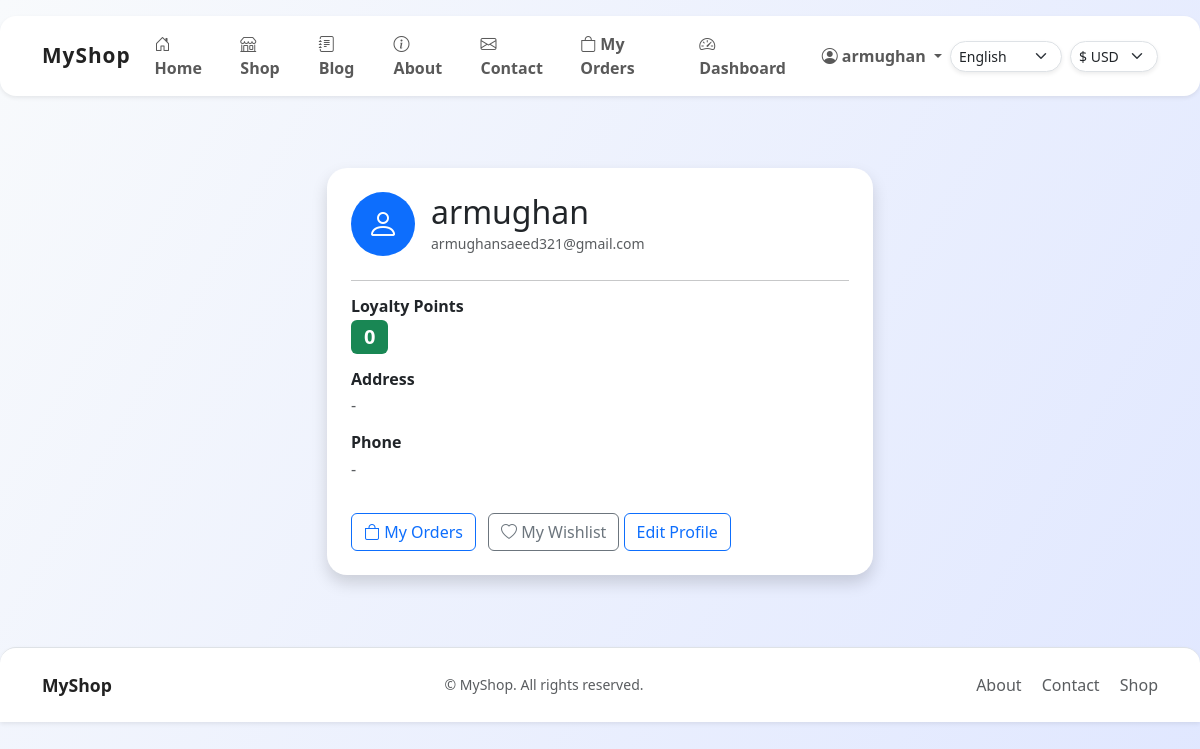
/accounts/profile/ (signed in), run on the app's committed database.
### accounts/models.py (models this page shows, shortened)
class Profile(models.Model):
    user = models.OneToOneField(User, on_delete=models.CASCADE)
    address = models.CharField(max_length=255)
    phone = models.CharField(max_length=20)
    loyalty_points = models.PositiveIntegerField(default=0)

### accounts/views.py (the view)
# urls.py: path('profile/', views.profile, name='profile'),
@login_required
def profile(request):
    profile, created = Profile.objects.get_or_create(user=request.user)
    return render(request, 'profile.html', {'profile': profile})

### core/context_processors.py (called while the page is built)
def site_settings(request):
    return {
        'settings': SiteSettings.objects.first(),
        'about_page_settings': AboutPageSettings.objects.first(),
    }

### templates/profile.html (shortened to what this page needs)
{% extends 'base.html' %}
{% block content %}
<main id="main-content" tabindex="-1">
  <div class="row justify-content-center">
    <div class="col-md-8 col-lg-6">
      <div class="card shadow border-0 mt-4">
        <div class="card-body p-4">
          <div class="d-flex align-items-center mb-4">
            <div class="rounded-circle bg-primary text-white d-flex align-items-center justify-content-center me-3" style="width:64px;height:64px;font-size:2rem;">
              <i class="bi bi-person"></i>
            </div>
            <div>
              <h2 class="mb-0">{{ request.user.username }}</h2>
              <span class="text-muted small">{{ request.user.email }}</span>
            </div>
          </div>
          <hr>
          <div class="mb-3">
            <h6 class="fw-bold mb-1">Loyalty Points</h6>
            <span class="badge bg-success fs-5">{{ profile.loyalty_points }}</span>
          </div>
          <div class="mb-3">
            <h6 class="fw-bold mb-1">Address</h6>
            <div class="text-muted">{{ profile.address|default:'-' }}</div>
          </div>
          <div class="mb-3">
            <h6 class="fw-bold mb-1">Phone</h6>
            <div class="text-muted">{{ profile.phone|default:'-' }}</div>
          </div>
          <a href="/shop/orders/" class="btn btn-outline-primary mt-3 me-2"><i class="bi bi-bag"></i> My Orders</a>
          <a href="/shop/wishlist/" class="btn btn-outline-secondary mt-3"><i class="bi bi-heart"></i> My Wishlist</a>
          <a href="{% url 'profile_edit' %}" class="btn btn-outline-primary mt-3">Edit Profile</a>
        </div>
      </div>
    </div>
  </div>
</main>
{% endblock %}

### templates/base.html (shortened to what this page needs)
<!DOCTYPE html>
<html lang="en">
<head>
    <link href="https://cdn.jsdelivr.net/npm/bootstrap@5.3.0/dist/css/bootstrap.min.css" rel="stylesheet">
    {% block extra_head %}
    <link rel="stylesheet" href="https://cdn.jsdelivr.net/npm/bootstrap-icons@1.10.5/font/bootstrap-icons.css">
    {% endblock %}
</head>
<body>
    {% load static %}
    <nav class="navbar navbar-expand-lg navbar-light bg-white mb-4 shadow-sm py-2 px-2">
        <div class="container">
            <a class="navbar-brand d-flex align-items-center gap-2" href="/">
                <span class="fw-bold" style="font-size:{{ settings.navbar_text_size|default:'1.3rem' }}; color:{{ settings.navbar_text_color|default:'#222' }}; font-family:{{ settings.navbar_text_font|default:'inherit' }};">
                  {% if settings %}{{ settings.navbar_text|safe }}{% else %}MyShop{% endif %}
                </span>
            </a>
            <div class="collapse navbar-collapse" id="mainNavbar">
                <ul class="navbar-nav ms-auto align-items-lg-center gap-lg-2">
                    <li class="nav-item"><a class="nav-link fw-semibold" href="/"><i class="bi bi-house-door me-1"></i>Home</a></li>
                    <li class="nav-item"><a class="nav-link fw-semibold" href="/shop/"><i class="bi bi-shop me-1"></i>Shop</a></li>
                    <li class="nav-item"><a class="nav-link fw-semibold" href="/blog/"><i class="bi bi-journal-text me-1"></i>Blog</a></li>
                    <li class="nav-item"><a class="nav-link fw-semibold" href="/about/"><i class="bi bi-info-circle me-1"></i>About</a></li>
                    <li class="nav-item"><a class="nav-link fw-semibold" href="/contact/"><i class="bi bi-envelope me-1"></i>Contact</a></li>
                    <li class="nav-item"><a class="nav-link fw-semibold" href="/shop/orders/"><i class="bi bi-bag me-1"></i>My Orders</a></li>
                    {% if request.user.is_staff %}
                    <li class="nav-item"><a class="nav-link fw-semibold" href="/dashboard/"><i class="bi bi-speedometer2 me-1"></i>Dashboard</a></li>
                    {% endif %}
                    {% if not request.user.is_authenticated %}
                    <li class="nav-item"><a class="nav-link fw-semibold" href="/accounts/login/"><i class="bi bi-box-arrow-in-right me-1"></i>Login</a></li>
                    <li class="nav-item"><a class="nav-link fw-semibold" href="/accounts/register/"><i class="bi bi-person-plus me-1"></i>Register</a></li>
                    {% else %}
                    <li class="nav-item dropdown">
                      <a class="nav-link dropdown-toggle fw-semibold" href="#" id="userDropdown" role="button" data-bs-toggle="dropdown" aria-expanded="false">
                        <i class="bi bi-person-circle me-1"></i>{{ request.user.username }}
                      </a>
                    </li>
                    {% endif %}
                </ul>
                <form method="get" action="/" class="d-inline-block me-2">
                    <select name="language" onchange="this.form.submit()" class="form-select form-select-sm d-inline-block w-auto rounded-pill shadow-sm">
                        <option value="en" {% if request.LANGUAGE_CODE == 'en' %}selected{% endif %}>English</option>
                    </select>
                </form>
                <form method="get" action="" class="d-inline-block">
                    <select name="currency" onchange="this.form.submit()" class="form-select form-select-sm d-inline-block w-auto rounded-pill shadow-sm">
                        <option value="USD">$ USD</option>
                    </select>
                </form>
            </div>
        </div>
    </nav>
    <div class="container py-4">
        {% block content %}{% endblock %}
    </div>
    <footer class="bg-white border-top mt-5 py-4 shadow-sm rounded-top-4">
      <div class="container d-flex flex-column flex-md-row align-items-center justify-content-between gap-2">
        <div class="d-flex align-items-center gap-2">
            <span class="fw-bold" style="font-size:{{ settings.navbar_text_size|default:'1.1rem' }}; color:{{ settings.navbar_text_color|default:'#222' }}; font-family:{{ settings.navbar_text_font|default:'inherit' }};">
              {% if settings %}{{ settings.navbar_text|safe }}{% else %}MyShop{% endif %}
            </span>
        </div>
        <div class="text-muted small">&copy; {{ now|date:'Y' }} MyShop. All rights reserved.</div>
        <div>
          <a href="/about/" class="text-decoration-none text-muted me-3 footer-link">About</a>
          <a href="/contact/" class="text-decoration-none text-muted me-3 footer-link">Contact</a>
          <a href="/shop/" class="text-decoration-none text-muted footer-link">Shop</a>
        </div>
      </div>
    </footer>
</body>
</html>

### templates/base.html (style rules this page uses)
body { background: linear-gradient(120deg, #f8fafc 0%, #e0e7ff 100%); min-height: 100vh; }
.navbar { border-radius: 1rem; margin-top: 1rem; box-shadow: 0 2px 16px 0 rgba(0,0,0,0.04); }
.navbar-brand span { letter-spacing: 1px; }
.card { border-radius: 1.25rem; box-shadow: 0 4px 24px 0 rgba(0,0,0,0.07); }
.footer-link { transition: color 0.2s; }

### data on the page
Profile: loyalty_points "0", address "-", phone "-"

### other printed values
{{ request.user.username }} "armughan"
{{ request.user.email }} "armughansaeed321@gmail.com"
